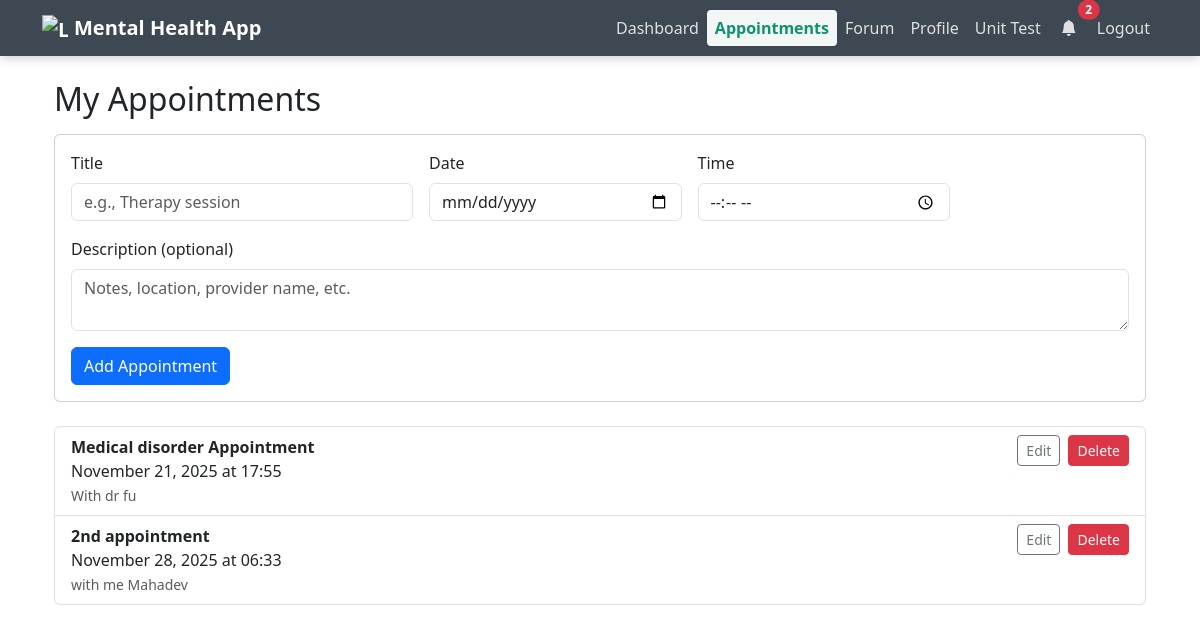
Before: /appointments (signed in) with the older database file.
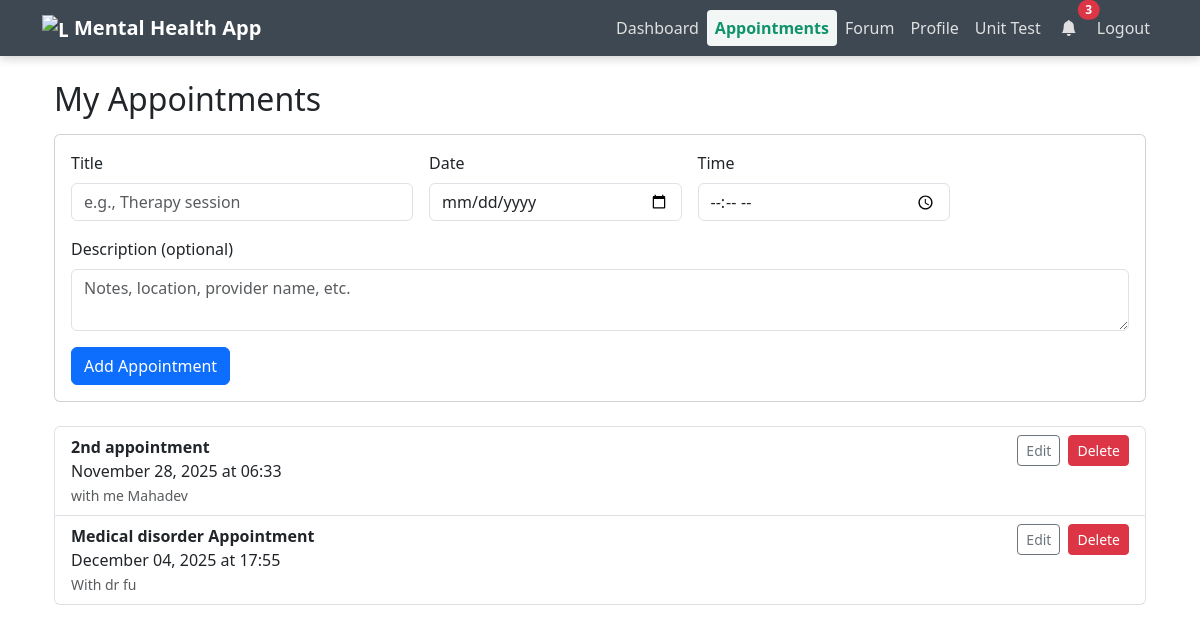
After: the same page with the newer database file.
### models/appointment.py (models this page shows, shortened)
class Appointment(db.Model):
    __tablename__ = 'appointments'
    id = db.Column(db.Integer, primary_key=True)
    user_id = db.Column(db.Integer, db.ForeignKey('user.id'), nullable=False)
    title = db.Column(db.String(100), nullable=False)
    date = db.Column(db.Date, nullable=False)
    time = db.Column(db.Time, nullable=False)
    description = db.Column(db.Text)
    user = db.relationship('User', backref=db.backref('appointments', lazy=True))

### routes/appointments.py (the view)
@appointments_bp.route('/appointments', methods=['GET'])
@login_required
def index():
    items = (Appointment.query
             .filter_by(user_id=current_user.id)
             .order_by(Appointment.date.asc(), Appointment.time.asc())
             .all())
    return render_template('appointments.html', appointments=items)

### models/user.py (called while the page is built)
@login_manager.user_loader
def load_user(user_id):
    return User.query.get(int(user_id))

### templates/appointments.html (shortened to what this page needs)
{% extends "base.html" %}
{% block content %}
<div class="container mt-4">
  <h2 class="mb-3">My Appointments</h2>
  <div class="card mb-4">
    <div class="card-body">
      <form method="POST" action="{{ url_for('appointments.create') }}" class="row g-3">
        <div class="col-md-4">
          <label class="form-label">Title</label>
          <input type="text" name="title" class="form-control" placeholder="e.g., Therapy session" required>
        </div>
        <div class="col-md-3">
          <label class="form-label">Date</label>
          <input type="date" name="date" class="form-control" required>
        </div>
        <div class="col-md-3">
          <label class="form-label">Time</label>
          <input type="time" name="time" class="form-control" required>
        </div>
        <div class="col-12">
          <label class="form-label">Description (optional)</label>
          <textarea name="description" class="form-control" rows="2" placeholder="Notes, location, provider name, etc."></textarea>
        </div>
        <div class="col-12">
          <button type="submit" class="btn btn-primary">Add Appointment</button>
        </div>
      </form>
    </div>
  </div>
  {% if appointments %}
    <ul class="list-group">
      {% for appt in appointments %}
         <li class="list-group-item">
        <div class="d-flex justify-content-between align-items-start">
          <div>
            <strong>{{ appt.title }}</strong><br>
            {{ appt.date.strftime('%B %d, %Y') }} at {{ appt.time.strftime('%H:%M') }}
            {% if appt.description %}
              <br><small class="text-muted">{{ appt.description }}</small>
            {% endif %}
          </div>
          <div class="d-flex gap-2">
            <button type="button" class="btn btn-outline-secondary btn-sm" data-bs-toggle="modal"
              data-bs-target="#editAppointmentModal-{{ appt.id }}">
              Edit
            </button>
            <form method="POST" action="{{ url_for('appointments.delete', appointment_id=appt.id) }}">
              <button type="submit" class="btn btn-danger btn-sm">Delete</button>
            </form>
          </div>
        </div>
      </li>
      {% endfor %}
    </ul>
  {% else %}
    <div class="alert alert-secondary">No appointments yet. Add one above.</div>
  {% endif %}
</div>
{% endblock %}

Changed rows visible on the page:
shown differently, row unchanged: Appointment "2nd appointment": moves up the list
changed Appointment "Medical disorder Appointment": date "November 21, 2025" → "December 04, 2025"
Other visible differences:
{{ notification_count }}: "2" → "3"
